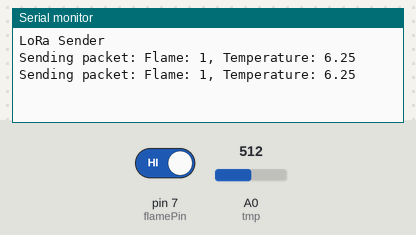
The sketch below on a simulated Arduino Uno, built with avr-gcc and run on an emulated ATmega328P. On the bench: the last lines printed to the serial monitor. Inputs (shaded band) come from the test bench; at power-on: A0 (tmp) = 512, pin 7 (flamePin) HIGH. No radio packets arrive unless stated.

Above: at 2.8 s.
2.9 s: A0 (tmp) set to 716
At 5.4 s:
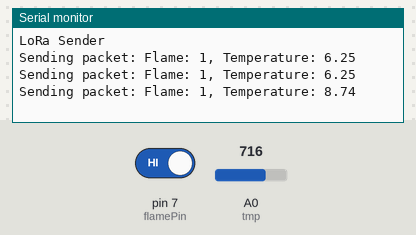
5.7 s: pin 7 (flamePin) driven LOW
At 7.0 s:
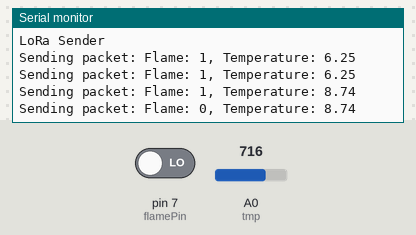
8.5 s: A0 (tmp) set to 900
At 10.9 s:
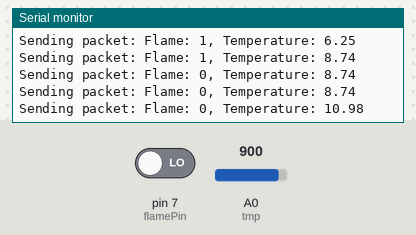
11.3 s: pin 7 (flamePin) driven HIGH
At 13.4 s:
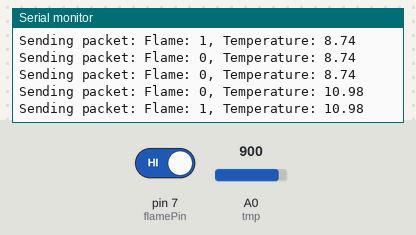
Timing chart, 0 to 14.9 s (numbered marks = the images above; inputs shaded):
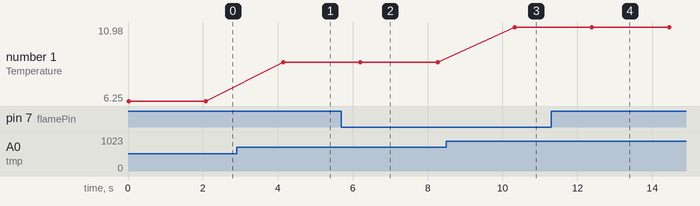

The sketch:

Sender_code.ino
```cpp
#include<SPI.h>
#include<LoRa.h>

int tmp=A0;
int flamePin=7;
int reading;
float temperature;

void setup(){
  pinMode(tmp, INPUT);
  Serial.begin(9600);
  while(!Serial);
  Serial.println("LoRa Sender");
  if (!LoRa.begin(868E6)) {
    Serial.println("Starting LoRa failed!");
    while (1);
  }
  LoRa.setSpreadingFactor(12);
  LoRa.setSignalBandwidth(62.5E3);
}
void loop(){
  reading = analogRead(tmp);
  float voltage = reading*(5000.0/40965.0);
  float temp=voltage/10.0;

  int flameValue = digitalRead(flamePin);

  String message = "Flame: " + String(flameValue)+", Temperature: "+ String(temp);

  Serial.println("Sending packet: "+message);
  LoRa.beginPacket();
  LoRa.endPacket();
  delay(2000);
}
```

Measured:
- after the input at 2.9 s, the serial monitor: prints a new line after 1.2 s (image 1)
- after the input at 5.7 s, the serial monitor: prints a new line after 0.50 s (image 2)
- after the input at 8.5 s, the serial monitor: prints a new line after 1.8 s (image 3)
- after the input at 11.3 s, the serial monitor: prints a new line after 1.1 s (image 4)
- plotted number 1: 6.25 → 8.74 after the input at 2.9 s, 8.74 → 10.98 after the input at 8.5 s
